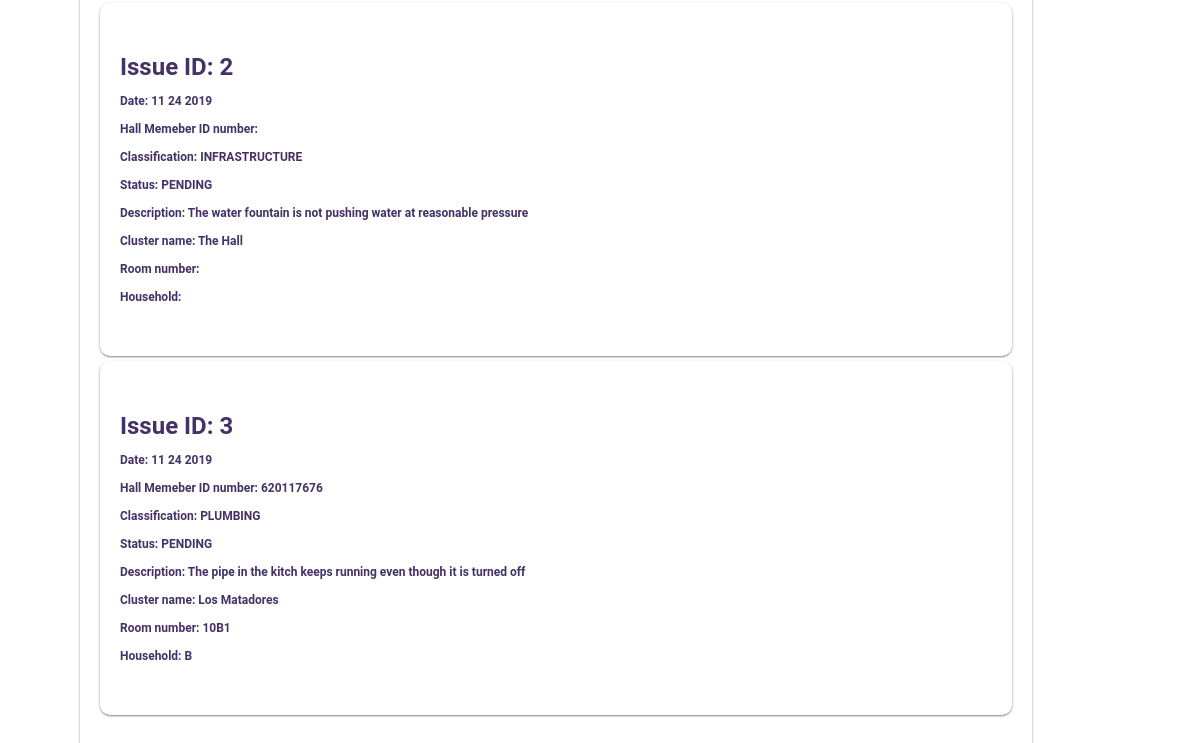
/view-all-issues.php (lower part), run on an earlier commit of the app's database.
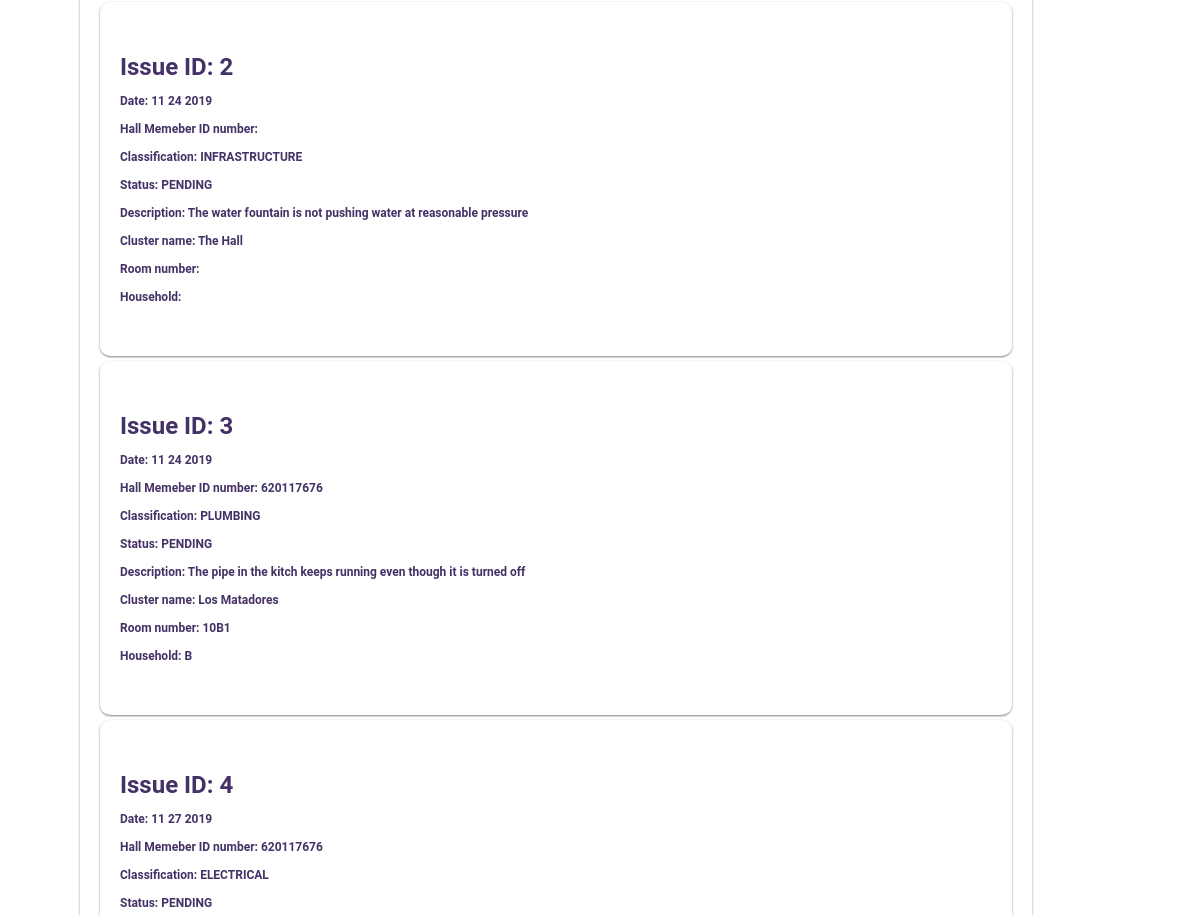
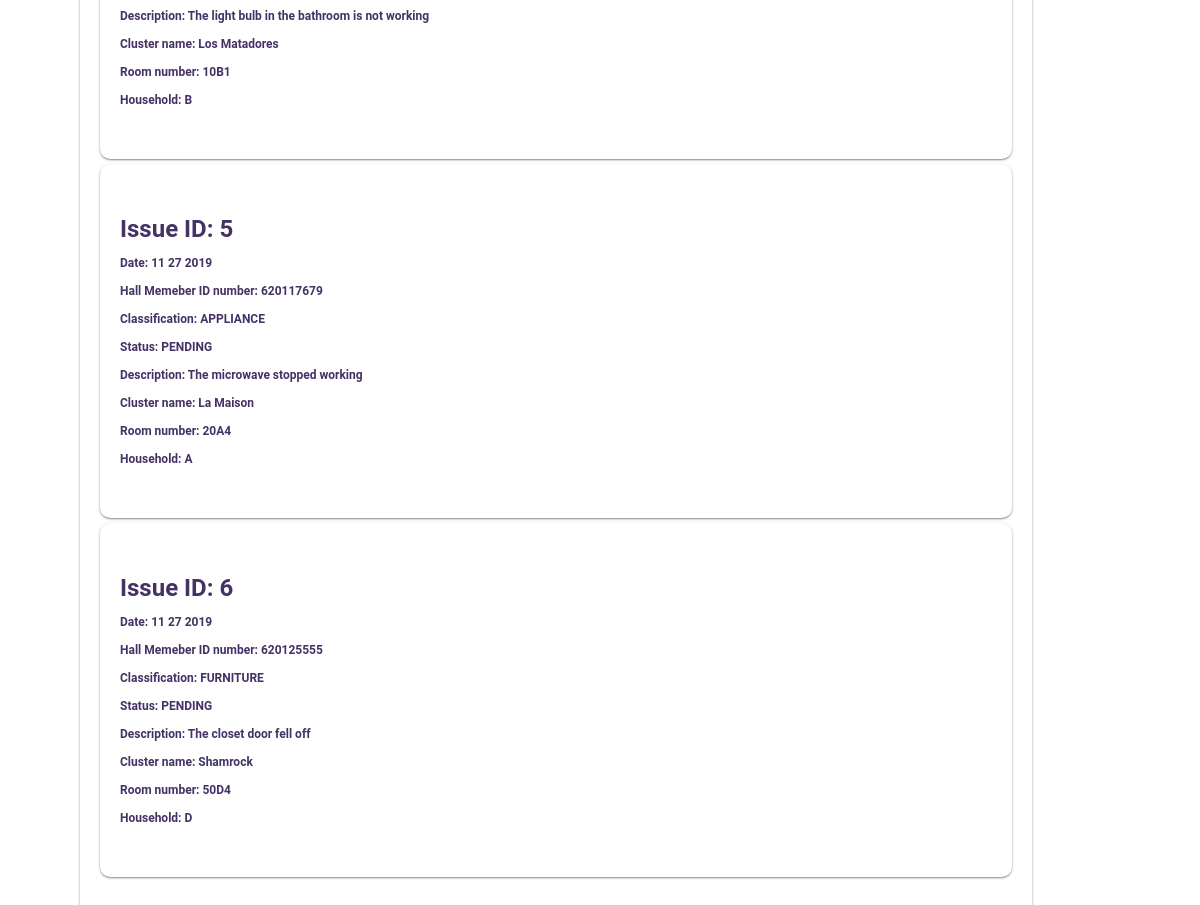
And on a later commit of the database (2 pictures, top to bottom).
### tables this page shows
CREATE TABLE `issues` (
  `issueID` int(11) NOT NULL AUTO_INCREMENT,
  `date` varchar(10) NOT NULL,
  `HMemberIDnum` varchar(10) DEFAULT NULL,
  `classification` enum('PLUMBING','ELECTRICAL','ROOM FIXTURES','FURNITURE','ADMINISTRATIVE','APPLIANCE','INFRASTRUCTURE') NOT NULL,
  `status` enum('PENDING','FIXING','FOLLOW UP','RESOLVED') NOT NULL DEFAULT 'PENDING',
  `description` varchar(250) NOT NULL,
  `cluster_name` varchar(20) NOT NULL DEFAULT 'The Hall',
  `room_num` varchar(4) DEFAULT NULL,
  `household` varchar(1) DEFAULT NULL,
  PRIMARY KEY (`issueID`)
);

### backend/classes.php (the view, shortened to what this page needs)
<?php
class DataManager {
    private $conn;
    public function __construct($host, $username, $password, $db_name){
        $this->conn = new PDO("mysql:host=$host;dbname=$db_name;charset=utf8mb4", $username, $password);
    }
    public function dataBank(){
        return $this->conn;
    }
}
class IssueController {
    private $database;
    public function __construct($database){
        $this->database = $database->dataBank();
    }
    public function viewAllIssues(){
        $statement = $this->database->query('SELECT * FROM issues;');
        $issues = $statement->fetchAll(PDO::FETCH_ASSOC);
        foreach($issues as $issue){
            echo "<div class=\"hero-card\">";
            echo "<h3>Issue ID: ". $issue['issueID'] ."</h3>";
            echo "<h6>Date: ". $issue['date'] ."</h6>";
            echo "<h6>Hall Memeber ID number: ". $issue['HMemberIDnum'] ."</h6>";
            echo "<h6>Classification: ". $issue['classification'] ."</h6>";
            echo "<h6>Status: ". $issue['status'] ."</h6>";
            echo "<h6>Description: ". $issue['description'] ."</h6>";
            echo "<h6>Cluster name: ". $issue['cluster_name'] ."</h6>";
            echo "<h6>Room number: ". $issue['room_num'] ."</h6>";
            echo "<h6>Household: ". $issue['household'] ."</h6>";
            echo "</div>";
        }
    }
}

What changed in the data, as far as the page shows it:
added issues: issueID "4", date "11 27 2019", HMemberIDnum "620117676", classification "ELECTRICAL", status "PENDING", description "The light bulb in the bathroom is not working", cluster_name "Los Matadores", room_num "10B1", household "B"
added issues: issueID "5", date "11 27 2019", HMemberIDnum "620117679", classification "APPLIANCE", status "PENDING", description "The microwave stopped working", cluster_name "La Maison", room_num "20A4", household "A"
added issues: issueID "6", date "11 27 2019", HMemberIDnum "620125555", classification "FURNITURE", status "PENDING", description "The closet door fell off", cluster_name "Shamrock", room_num "50D4", household "D"
